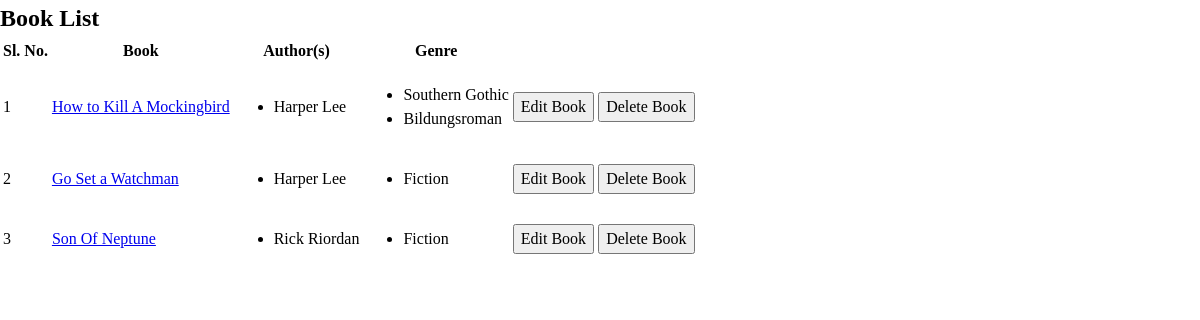
The app's page /administration/books/view (signed in) with its own data.
### models/models.py (models this page shows)
class Book(models.Model):
    title = models.CharField(max_length=520)
    authors = models.ManyToManyField(Author)
    genre = models.ManyToManyField(Genre)

class Author(models.Model):
    name = models.CharField(max_length=256, unique=True)

class Genre(models.Model):
    genre = models.CharField(max_length=120, unique=True)

### administration/views.py (the view, shortened to what this page needs)
# urls.py: path('books/view', BookList.as_view(), name='bookList'),
class BookList(View):
    def get(self, request):
        if not request.user.is_member:
            bookList = Book.objects.all()
            context = {}
            context['bookList'] = bookList
            return render(request, 'admin/book/bookList.html', context)
        else:
            messages.error('You do not have authorization to view that page')
            return redirect(reverse('userScramble'))

### templates/admin/book/bookList.html (shortened to what this page needs)
{%extends '../../base.html'%}
{% block content %}
<h2>Book List</h2>
{%if bookList%}
    <table>
        <tr>
            <th>Sl. No.</th>
            <th>Book</th>
            <th>Author(s)</th>
            <th>Genre</th>
        </tr>
        {%for book in bookList%}
        <tr>
            <td>{{forloop.counter}}</td>
            <td><a href="{%url 'viewBook' book.id%}">{{book.title}}</a></td>
            <td>
                <ul>
                    {%for author in book.authors.all%}
                    <li>{{author.name}}</li>
                    {%endfor%}
                </ul>
            </td>
            <td>
                <ul>
                    {%for genre in book.genre.all%}
                    <li>{{genre.genre}}</li>
                    {%endfor%}
                </ul>
            </td>
            <td>
                <form method="post">
                    <button type="submit" name="edit" value="{{book.id}}">Edit Book</button>
                    <button type="submit" name="del" value="{{book.id}}">Delete Book</button>
                </form>
            </td>
        </tr>
        {%endfor%}
    </table>
{% else %}
    <p>LMS has no record of any books</p>
{% endif %}
{%endblock%}

### records on screen
Book: title "How to Kill A Mockingbird"
Author: name "Harper Lee"
Genre: genre "Southern Gothic"
Genre: genre "Bildungsroman"
Book: title "Go Set a Watchman"
Genre: genre "Fiction"
Book: title "Son Of Neptune", {{ book.id }} 6 (drawn)
Author: name "Rick Riordan"
